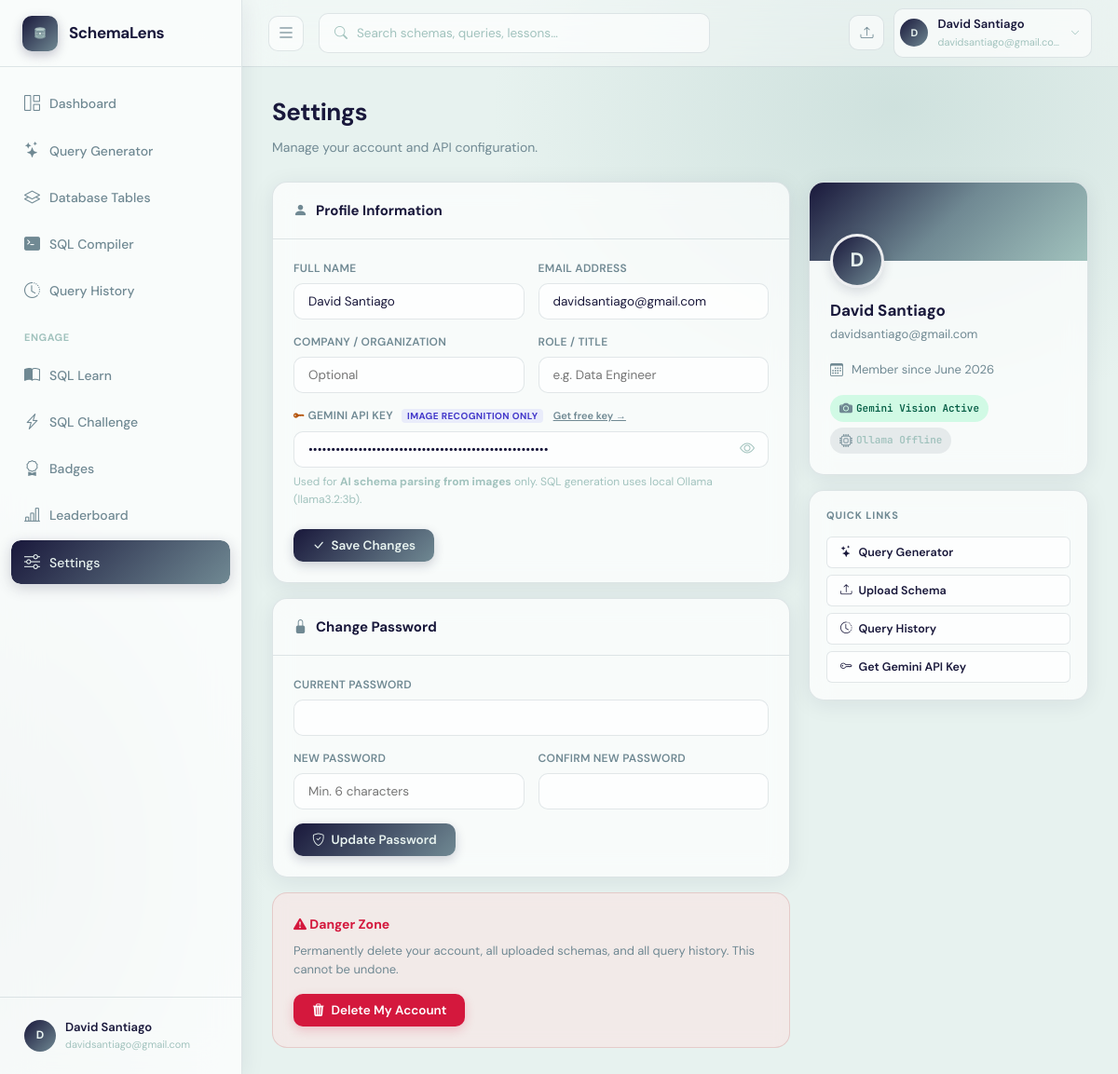
Page /settings (signed in) on the committed database.
### app.py (models this page shows)
class User(UserMixin, db.Model):
    __tablename__ = "users"
    id           = db.Column(db.Integer, primary_key=True)
    name         = db.Column(db.String(120), nullable=False)
    email        = db.Column(db.String(200), unique=True, nullable=False)
    password     = db.Column(db.String(256), nullable=False)
    company      = db.Column(db.String(120), default="")
    role         = db.Column(db.String(80), default="")
    gemini_key   = db.Column(db.String(256), default="")
    last_active   = db.Column(db.DateTime, nullable=True)
    streak_days  = db.Column(db.Integer, default=0)
    created_at   = db.Column(db.DateTime, default=datetime.datetime.utcnow)
    agreement_accepted = db.Column(db.Boolean, default=False)
    agreement_accepted_at = db.Column(db.DateTime, nullable=True)
    schemas      = db.relationship("SchemaUpload", backref="owner", lazy=True,
                                   cascade="all, delete-orphan")
    queries      = db.relationship("QueryHistory", backref="owner", lazy=True,
                                   cascade="all, delete-orphan")
    badges       = db.relationship("UserBadge", backref="user", lazy=True,
                                   cascade="all, delete-orphan")
    challenges   = db.relationship("ChallengeAttempt", backref="user", lazy=True,
                                   cascade="all, delete-orphan")

### app.py (the view, shortened to what this page needs)
@app.route("/settings", methods=["GET", "POST"])
@login_required
def settings():
    return render_template("settings.html", user=current_user)

### app.py (called while the page is built)
@login_manager.user_loader
def load_user(user_id):
    return db.session.get(User, int(user_id))

### templates/settings.html (shortened to what this page needs)
{% extends "base.html" %}
{% block content %}
<div class="page-head fade-in">
  <h1>Settings</h1>
  <p>Manage your account and API configuration.</p>
</div>
<div class="settings-grid">
  <div>
    <div class="card fade-in fade-in-1" style="margin-bottom:16px;">
      <div class="card-header">
        <div class="card-title"><i class="bi bi-person-fill" style="color:var(--primary-mid);margin-right:9px;"></i>Profile Information</div>
      </div>
      <div class="card-body">
        <form method="POST" action="{{ url_for('settings') }}">
          <div class="form-row">
            <div class="form-group" style="margin:0;">
              <label class="label">Full Name</label>
              <input type="text" name="name" class="input" value="{{ user.name }}" required>
            </div>
            <div class="form-group" style="margin:0;">
              <label class="label">Email Address</label>
              <input type="email" name="email" class="input" value="{{ user.email }}" required>
            </div>
          </div>
          <div class="form-row">
            <div class="form-group" style="margin:0;">
              <label class="label">Company / Organization</label>
              <input type="text" name="company" class="input" value="{{ user.company }}" placeholder="Optional">
            </div>
            <div class="form-group" style="margin:0;">
              <label class="label">Role / Title</label>
              <input type="text" name="role" class="input" value="{{ user.role }}" placeholder="e.g. Data Engineer">
            </div>
          </div>
          <div class="form-group" style="margin-bottom:0;">
            <label class="label">
              <i class="bi bi-key-fill" style="color:var(--warning);"></i>
              Gemini API Key
              <span style="font-size:10px;background:rgba(99,102,241,0.1);color:#4338ca;border-radius:4px;padding:1px 6px;margin-left:6px;font-weight:700;text-transform:uppercase;letter-spacing:.04em;">Image Recognition Only</span>
              <a href="https://aistudio.google.com/apikey" target="_blank" style="font-size:11px;color:var(--primary-mid);margin-left:7px;font-weight:600;text-transform:none;letter-spacing:0;">Get free key →</a>
            </label>
            <div class="input-with-toggle">
              <input type="password" name="gemini_key" class="input" id="geminiKeyInput"
                     value="{{ user.gemini_key }}" placeholder="AIza…" autocomplete="new-password">
              <button type="button" class="toggle-vis" onclick="toggleKeyVis()">
                <i class="bi bi-eye" id="eyeIcon"></i>
              </button>
            </div>
            <div style="font-size:12px;color:var(--text-xs);margin-top:6px;">
              Used for <strong>AI schema parsing from images</strong> only. SQL generation uses local Ollama (llama3.2:3b).
            </div>
          </div>
          <div style="margin-top:22px;">
            <button type="submit" class="btn btn-primary"><i class="bi bi-check-lg"></i> Save Changes</button>
          </div>
        </form>
      </div>
    </div>
    <div class="card fade-in fade-in-2" style="margin-bottom:16px;">
      <div class="card-header">
        <div class="card-title"><i class="bi bi-lock-fill" style="color:var(--primary-mid);margin-right:9px;"></i>Change Password</div>
      </div>
      <div class="card-body">
        <form method="POST" action="{{ url_for('settings') }}">
          <div class="form-group">
            <label class="label">Current Password</label>
            <input type="password" name="current_password" class="input" required>
          </div>
          <div class="form-row">
            <div class="form-group" style="margin:0;">
              <label class="label">New Password</label>
              <input type="password" name="new_password" class="input" placeholder="Min. 6 characters" required>
            </div>
            <div class="form-group" style="margin:0;">
              <label class="label">Confirm New Password</label>
              <input type="password" name="confirm_password" class="input" required>
            </div>
          </div>
          <div style="margin-top:8px;">
            <button type="submit" class="btn btn-primary"><i class="bi bi-shield-check"></i> Update Password</button>
          </div>
        </form>
      </div>
    </div>
    <div class="danger-zone fade-in fade-in-3">
      <h4><i class="bi bi-exclamation-triangle-fill"></i> Danger Zone</h4>
      <p>Permanently delete your account, all uploaded schemas, and all query history. This cannot be undone.</p>
      <form method="POST" action="{{ url_for('settings') }}" onsubmit="return confirm('This will permanently delete your account and all data. Are you sure?');">
        <button type="submit" class="btn btn-danger"><i class="bi bi-trash3-fill"></i> Delete My Account</button>
      </form>
    </div>
  </div>
  <div>
    <div class="profile-card fade-in fade-in-1">
      <div class="profile-banner"></div>
      <div class="profile-content">
        <div class="profile-avatar">{{ user.name[0].upper() }}</div>
        <div class="profile-name">{{ user.name }}</div>
        <div class="profile-email">{{ user.email }}</div>
        <div class="profile-meta">
          <div class="profile-meta-row">
            <i class="bi bi-calendar3"></i>
            Member since {{ user.created_at.strftime('%B %Y') }}
          </div>
          <div class="profile-meta-row" style="margin-top:7px;flex-direction:column;align-items:flex-start;gap:6px;">
            {% if user.gemini_key %}
            <span class="badge badge-green"><i class="bi bi-camera-fill"></i> Gemini Vision Active</span>
            {% else %}
            <span class="badge badge-amber"><i class="bi bi-exclamation-triangle-fill"></i> No Gemini Key (Image parsing limited)</span>
            {% endif %}
            <span id="settingsOllamaBadge" class="badge" style="background:rgba(156,163,175,0.2);color:var(--text-xs);">
            </span>
          </div>
        </div>
      </div>
    </div>
    <div class="card fade-in fade-in-2" style="padding:18px;">
      <div style="font-size:11px;font-weight:700;color:var(--text-soft);text-transform:uppercase;letter-spacing:.08em;margin-bottom:13px;">Quick Links</div>
      <div style="display:flex;flex-direction:column;gap:7px;">
        <a href="{{ url_for('query_page') }}" class="btn btn-outline btn-sm" style="justify-content:flex-start;"><i class="bi bi-stars"></i> Query Generator</a>
        <a href="{{ url_for('schemas') }}" class="btn btn-outline btn-sm" style="justify-content:flex-start;"><i class="bi bi-upload"></i> Upload Schema</a>
        <a href="{{ url_for('history') }}" class="btn btn-outline btn-sm" style="justify-content:flex-start;"><i class="bi bi-clock-history"></i> Query History</a>
        <a href="https://aistudio.google.com/apikey" target="_blank" class="btn btn-outline btn-sm" style="justify-content:flex-start;"><i class="bi bi-key"></i> Get Gemini API Key</a>
      </div>
    </div>
  </div>
</div>
{% endblock %}

### templates/base.html (shortened to what this page needs)
<!DOCTYPE html>
<html lang="en">
<head>
  <link href="https://cdn.jsdelivr.net/npm/bootstrap-icons@1.11.3/font/bootstrap-icons.css" rel="stylesheet">
  <link rel="stylesheet" href="https://cdnjs.cloudflare.com/ajax/libs/highlight.js/11.9.0/styles/github-dark.min.css">
</head>
<body>
{% if current_user.is_authenticated %}
<aside class="sidebar" id="appSidebar" aria-label="Main Navigation">
  <div class="sidebar-logo">
    <a href="{{ url_for('dashboard') }}">
      <div class="logo-icon">
      </div>
      <span class="logo-text">SchemaLens</span>
    </a>
  </div>
  <nav class="sidebar-nav">
    <a href="{{ url_for('dashboard') }}" class="nav-item {% if request.endpoint=='dashboard' %}active{% endif %}">
      <i class="bi bi-grid-1x2" aria-hidden="true"></i> <span>Dashboard</span>
    </a>
    <a href="{{ url_for('query_page') }}" class="nav-item {% if request.endpoint=='query_page' %}active{% endif %}">
      <i class="bi bi-stars" aria-hidden="true"></i> <span>Query Generator</span>
    </a>
    <a href="{{ url_for('schemas') }}" class="nav-item {% if request.endpoint in ['schemas','schema_detail'] %}active{% endif %}">
      <i class="bi bi-layers" aria-hidden="true"></i> <span>Database Tables</span>
    </a>
    <a href="{{ url_for('sql_compiler') }}" class="nav-item {% if request.endpoint=='sql_compiler' %}active{% endif %}">
      <i class="bi bi-terminal-fill" aria-hidden="true"></i> <span>SQL Compiler</span>
    </a>
    <a href="{{ url_for('history') }}" class="nav-item {% if request.endpoint=='history' %}active{% endif %}">
      <i class="bi bi-clock-history" aria-hidden="true"></i> <span>Query History</span>
    </a>
    <div class="nav-section">Engage</div>
       <a href="{{ url_for('learn') }}" class="nav-item {% if request.endpoint=='learn' %}active{% endif %}">
      <i class="bi bi-book-half" aria-hidden="true"></i> <span>SQL Learn</span>
    </a>
    <a href="{{ url_for('challenge_page') }}" class="nav-item {% if request.endpoint=='challenge_page' %}active{% endif %}">
      <i class="bi bi-lightning-charge" aria-hidden="true"></i> <span>SQL Challenge</span>
    </a>
    <a href="{{ url_for('badges_page') }}"    class="nav-item {% if request.endpoint=='badges_page' %}active{% endif %}">
      <i class="bi bi-award" aria-hidden="true"></i> <span>Badges</span>
    </a>
    <a href="{{ url_for('leaderboard') }}"    class="nav-item {% if request.endpoint=='leaderboard' %}active{% endif %}">
      <i class="bi bi-bar-chart-line" aria-hidden="true"></i> <span>Leaderboard</span>
    </a>
    <a href="{{ url_for('settings') }}" class="nav-item {% if request.endpoint=='settings' %}active{% endif %}">
      <i class="bi bi-sliders" aria-hidden="true"></i> <span>Settings</span>
    </a>
  </nav>
  <div class="sidebar-footer">
   <a href="{{ url_for('settings')}}" class="user-dropdown-wrapper" style="text-decoration: none; color: inherit;" aria-haspopup="true" aria-label="User Profile and Settings">
      <div class="user-row" tabindex="0" aria-label="User Profile Summary">
        <div class="user-avatar">{{ current_user.name[0].upper() }}</div>
        <div>
          <div class="user-name">{{ current_user.name }}</div>
          <div class="user-email">{{ current_user.email[:26] }}{% if current_user.email|length > 26 %}…{% endif %}</div>
        </div>
      </div>
    </a>
  </div>
</aside>
<header class="topbar">
  <button class="icon-btn" id="sidebarToggleBtn" onclick="toggleSidebar()" aria-label="Toggle Sidebar" aria-controls="appSidebar">
    <i class="bi bi-list" style="font-size: 20px;"></i>
  </button>
<div class="search-box" style="position:relative;" id="searchBoxWrapper">
    <i class="bi bi-search" aria-hidden="true" id="searchIcon"></i>
    <input
      type="text"
      id="globalSearchInput"
      placeholder="Search schemas, queries, lessons…"
      autocomplete="off"
      autocorrect="off"
      spellcheck="false"
      aria-label="Global Search"
      aria-autocomplete="list"
      aria-controls="searchDropdown"
      aria-expanded="false"
      role="combobox"
    >
  </div>
  <div class="topbar-right">
    <a href="{{ url_for('schemas') }}" class="icon-btn" title="Upload Schema" aria-label="Upload Schema"><i class="bi bi-upload"></i></a>
    <div class="user-dropdown-wrapper">
      <div class="topbar-user" id="topbarUserBtn" tabindex="0" role="button" aria-haspopup="true" aria-expanded="false" aria-label="User Menu">
        <div class="user-avatar" style="width:30px;height:30px;font-size:11px;">{{ current_user.name[0].upper() }}</div>
        <div>
          <div class="name">{{ current_user.name }}</div>
          <div class="email">{{ current_user.email[:22] }}{% if current_user.email|length>22 %}…{% endif %}</div>
        </div>
        <i class="bi bi-chevron-down" style="font-size:10px;color:var(--text-xs);margin-left:2px;" aria-hidden="true"></i>
      </div>
    </div>
  </div>
</header>
<div class="main">
  <div class="page">
    {% block content %}{% endblock %}
  </div>
</div>
{% else %}
{% block auth_content %}{% endblock %}
{% endif %}
</body>
</html>

### templates/settings.html (style rules this page uses)
.page-head { margin-bottom: 26px; }
.page-head h1 { font-size: 26px; font-weight: 700; letter-spacing: -.5px; margin-bottom: 5px; }
.page-head p { font-size: 14px; color: var(--text-soft); }
.settings-grid { display: grid; grid-template-columns: 1fr 300px; gap: 20px; align-items: start; }
.form-row { display: grid; grid-template-columns: 1fr 1fr; gap: 15px; margin-bottom: 15px; }
.form-group { margin-bottom: 15px; }
.input-with-toggle { position: relative; }
.input-with-toggle .input { padding-right: 44px; }
.toggle-vis { position: absolute; right: 13px; top: 50%; transform: translateY(-50%); background: none; border: none; cursor: pointer; color: var(--text-xs); font-size: 16px; padding: 2px; transition: color .15s; }
.profile-card { background: var(--card-bg); backdrop-filter: blur(12px); border: 1px solid var(--border); border-radius: var(--radius); overflow: hidden; margin-bottom: 16px; box-shadow: var(--shadow); }
.profile-banner { height: 84px; background: linear-gradient(135deg, var(--primary), var(--primary-mid), var(--primary-light)); }
.profile-content { padding: 0 22px 22px; }
.profile-avatar { width: 58px; height: 58px; border-radius: 50%; background: linear-gradient(135deg, var(--primary), var(--primary-mid)); display: flex; align-items: center; justify-content: center; font-size: 21px; font-weight: 700; color: var(--primary-xlight); border: 3px solid rgba(255,255,255,0.9); margin-top: -29px; margin-bottom: 11px; box-shadow: 0 4px 12px rgba(25,24,59,0.15); }
.profile-name { font-size: 17px; font-weight: 700; }
.profile-email { font-size: 13px; color: var(--text-soft); margin-top: 2px; }
.profile-meta { margin-top: 16px; display:flex; flex-direction:column; gap:9px; }
.profile-meta-row { display:flex; align-items:center; gap:9px; font-size:13px; color:var(--text-soft); }
.profile-meta-row i { color: var(--primary-mid); font-size: 14px; }
.danger-zone { background: rgba(254,226,226,0.5); backdrop-filter: blur(8px); border: 1px solid rgba(153,27,27,0.15); border-radius: var(--radius); padding: 22px; }
.danger-zone h4 { font-size: 14px; font-weight: 700; color: var(--danger); margin-bottom: 7px; }
.danger-zone p { font-size: 13px; color: var(--text-soft); margin-bottom: 16px; line-height: 1.55; }

### rows in the picture
User: name "D", name "David Santiago", email "davidsantiago@gmail.com", email "davidsantiago@gmail.co", created_at "June 2026"
